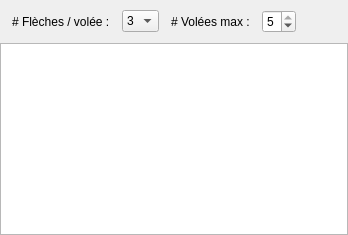
         <widget class="QWidget" name="tabWidgetPage2">
          <attribute name="title">
           <string>   MATCHES   </string>
          </attribute>
          <layout class="QVBoxLayout" name="verticalLayout_2">
           <property name="spacing">
            <number>5</number>
           </property>
           <property name="leftMargin">
            <number>0</number>
           </property>
           <property name="topMargin">
            <number>10</number>
           </property>
           <property name="rightMargin">
            <number>0</number>
           </property>
           <property name="bottomMargin">
            <number>0</number>
           </property>
           <item>
            <widget class="QWidget" name="widget_5" native="true">
             <property name="sizePolicy">
              <sizepolicy hsizetype="Preferred" vsizetype="Maximum">
               <horstretch>0</horstretch>
               <verstretch>0</verstretch>
              </sizepolicy>
             </property>
             <layout class="QHBoxLayout" name="horizontalLayout_6">
              <property name="spacing">
               <number>12</number>
              </property>
              <property name="leftMargin">
               <number>12</number>
              </property>
              <property name="topMargin">
               <number>0</number>
              </property>
              <property name="rightMargin">
               <number>12</number>
              </property>
              <property name="bottomMargin">
               <number>0</number>
              </property>
              <item>
               <widget class="QLabel" name="label_5">
                <property name="sizePolicy">
                 <sizepolicy hsizetype="Maximum" vsizetype="Preferred">
                  <horstretch>0</horstretch>
                  <verstretch>0</verstretch>
                 </sizepolicy>
                </property>
                <property name="text">
                 <string># Flèches / volée :</string>
                </property>
               </widget>
              </item>
              <item>
               <widget class="QComboBox" name="matchArrowCount">
                <property name="sizePolicy">
                 <sizepolicy hsizetype="Maximum" vsizetype="Fixed">
                  <horstretch>0</horstretch>
                  <verstretch>0</verstretch>
                 </sizepolicy>
                </property>
                <item>
                 <property name="text">
                  <string>3</string>
                 </property>
                </item>
                <item>
                 <property name="text">
                  <string>6</string>
                 </property>
                </item>
               </widget>
              </item>
              <item>
               <widget class="QLabel" name="label_11">
                <property name="sizePolicy">
                 <sizepolicy hsizetype="Maximum" vsizetype="Preferred">
                  <horstretch>0</horstretch>
                  <verstretch>0</verstretch>
                 </sizepolicy>
                </property>
                <property name="text">
                 <string># Volées max :</string>
                </property>
               </widget>
              </item>
              <item>
               <widget class="QSpinBox" name="matchVolleyMax">
                <property name="sizePolicy">
                 <sizepolicy hsizetype="Maximum" vsizetype="Fixed">
                  <horstretch>0</horstretch>
                  <verstretch>0</verstretch>
                 </sizepolicy>
                </property>
                <property name="minimum">
                 <number>4</number>
                </property>
                <property name="maximum">
                 <number>5</number>
                </property>
                <property name="value">
                 <number>5</number>
                </property>
               </widget>
              </item>
              <item>
               <spacer name="horizontalSpacer_2">
                <property name="orientation">
                 <enum>Qt::Orientation::Horizontal</enum>
                </property>
                <property name="sizeHint" stdset="0">
                 <size>
                  <width>40</width>
                  <height>20</height>
                 </size>
                </property>
               </spacer>
              </item>
             </layout>
            </widget>
           </item>
           <item>
            <widget class="QWidget" name="matchRoundLayout" native="true">
             <layout class="QHBoxLayout" name="horizontalLayout_5">
              <property name="spacing">
               <number>10</number>
              </property>
              <property name="leftMargin">
               <number>0</number>
              </property>
              <property name="topMargin">
               <number>0</number>
              </property>
              <property name="rightMargin">
               <number>0</number>
              </property>
              <property name="bottomMargin">
               <number>0</number>
              </property>
             </layout>
            </widget>
           </item>
           <item>
            <widget class="QTableView" name="matchTableView">
             <property name="selectionMode">
              <enum>QAbstractItemView::SelectionMode::SingleSelection</enum>
             </property>
             <property name="selectionBehavior">
              <enum>QAbstractItemView::SelectionBehavior::SelectRows</enum>
             </property>
             <property name="sortingEnabled">
              <bool>true</bool>
             </property>
             <property name="wordWrap">
              <bool>false</bool>
             </property>
             <property name="cornerButtonEnabled">
              <bool>false</bool>
             </property>
             <attribute name="horizontalHeaderDefaultSectionSize">
              <number>80</number>
             </attribute>
             <attribute name="horizontalHeaderHighlightSections">
              <bool>false</bool>
             </attribute>
             <attribute name="verticalHeaderVisible">
              <bool>false</bool>
             </attribute>
             <attribute name="verticalHeaderHighlightSections">
              <bool>false</bool>
             </attribute>
            </widget>
           </item>
          </layout>
         </widget>
